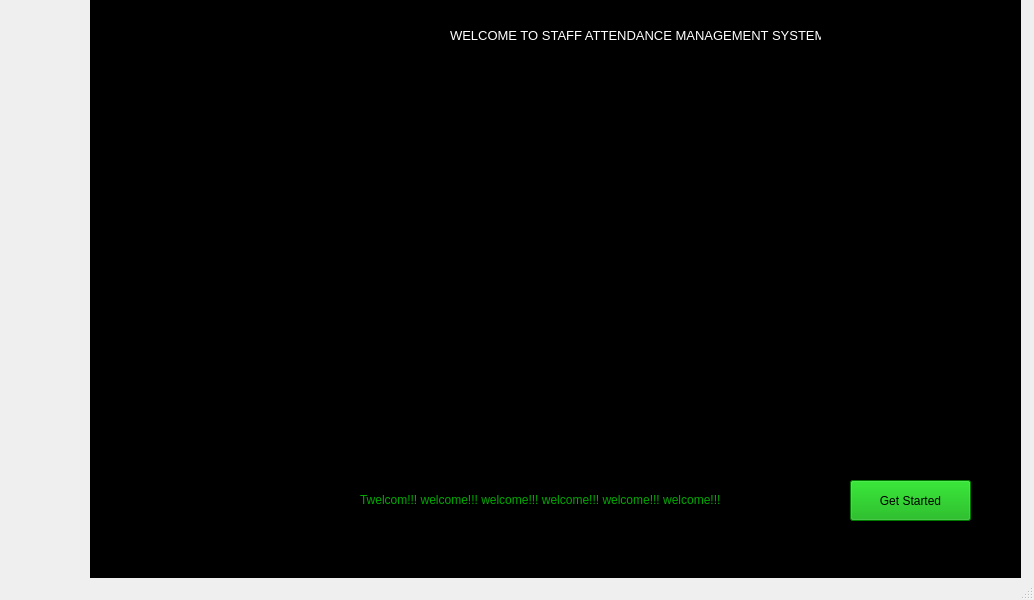
<?xml version="1.0" encoding="UTF-8"?>
<ui version="4.0">
 <class>MainWindow</class>
 <widget class="QMainWindow" name="MainWindow">
  <property name="geometry">
   <rect>
    <x>0</x>
    <y>0</y>
    <width>1034</width>
    <height>600</height>
   </rect>
  </property>
  <property name="windowTitle">
   <string>MainWindow</string>
  </property>
  <widget class="QWidget" name="centralwidget">
   <widget class="QLabel" name="label">
    <property name="geometry">
     <rect>
      <x>90</x>
      <y>0</y>
      <width>931</width>
      <height>631</height>
     </rect>
    </property>
    <property name="styleSheet">
     <string notr="true">background-color: rgb(0, 0, 0);</string>
    </property>
    <property name="text">
     <string/>
    </property>
   </widget>
   <widget class="QLabel" name="label_2">
    <property name="geometry">
     <rect>
      <x>450</x>
      <y>20</y>
      <width>371</width>
      <height>31</height>
     </rect>
    </property>
    <property name="text">
     <string>&lt;html&gt;&lt;head/&gt;&lt;body&gt;&lt;p&gt;&lt;span style=&quot; font-size:10pt; color:#ffffff;&quot;&gt;WELCOME TO STAFF ATTENDANCE MANAGEMENT SYSTEM&lt;/span&gt;&lt;/p&gt;&lt;/body&gt;&lt;/html&gt;</string>
    </property>
   </widget>
   <widget class="QLabel" name="label_3">
    <property name="geometry">
     <rect>
      <x>230</x>
      <y>62</y>
      <width>741</width>
      <height>311</height>
     </rect>
    </property>
    <property name="text">
     <string/>
    </property>
    <property name="pixmap">
     <pixmap>../../../../Pictures/fomo/lls/registration form/what-do-accountants-do.webp</pixmap>
    </property>
   </widget>
   <widget class="QPushButton" name="pushButton">
    <property name="geometry">
     <rect>
      <x>850</x>
      <y>480</y>
      <width>121</width>
      <height>41</height>
     </rect>
    </property>
    <property name="styleSheet">
     <string notr="true">background-color: rgb(0, 170, 0);</string>
    </property>
    <property name="text">
     <string>Get Started</string>
    </property>
   </widget>
   <widget class="QLabel" name="label_4">
    <property name="geometry">
     <rect>
      <x>360</x>
      <y>490</y>
      <width>431</width>
      <height>20</height>
     </rect>
    </property>
    <property name="text">
     <string>&lt;html&gt;&lt;head/&gt;&lt;body&gt;&lt;p&gt;&lt;span style=&quot; font-size:9pt; color:#00aa00;&quot;&gt;Twelcom!!! welcome!!! welcome!!! welcome!!! welcome!!! welcome!!!&lt;/span&gt;&lt;/p&gt;&lt;/body&gt;&lt;/html&gt;</string>
    </property>
   </widget>
  </widget>
  <widget class="QMenuBar" name="menubar">
   <property name="geometry">
    <rect>
     <x>0</x>
     <y>0</y>
     <width>1034</width>
     <height>21</height>
    </rect>
   </property>
  </widget>
  <widget class="QStatusBar" name="statusbar"/>
 </widget>
 <resources/>
 <connections/>
</ui>
